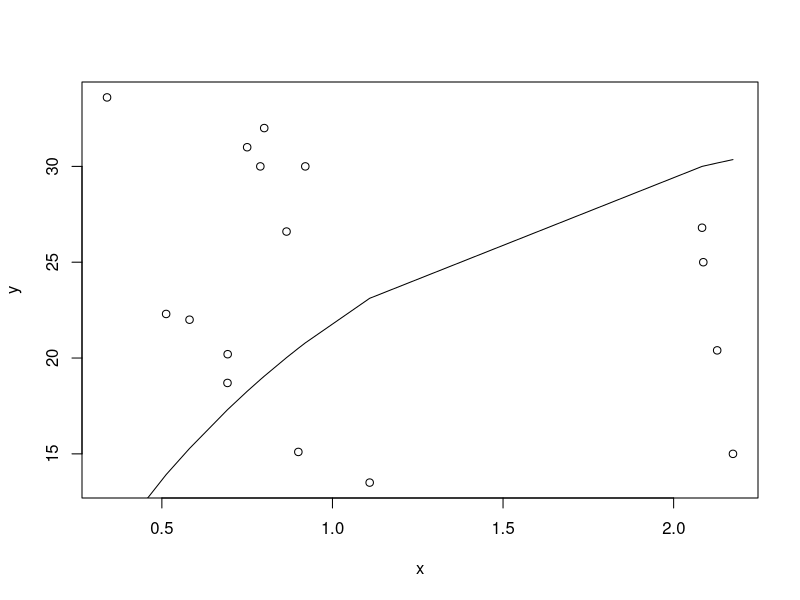

This chart was generated by the following R code:
# STARTING VALUES

# Exercise 1

mining_data <- read.csv("./MiningData.csv")

beta_function <- function(x,y){
  beta <- - log(1 / y/34) / x
  return(beta)
}

beta_0 <- beta_function(5,5)

model <- function(x, beta){
  y <- 34 * (1 - exp(-beta*x))
}

y <- mining_data$angle
x <- sort(mining_data$width / mining_data$depth)

y_curve <- sapply(x, model, beta = beta_0)

plot(x, y)
lines(x,y_curve)


# OBJECTIVE FUNCTION

# Exercise 2

RSS <- function(beta, data){
  y <- data$angle
  x <- sort(data$width / data$depth)
  s1 <- 1 - exp(-as.vector(beta)*x)
  s2 <- 34*s1
  R_theta <- sum((y-s2)^2)
  return(R_theta)
}


# GRADIENT AND SECOND DERIVATIVE

# Exercise 3
library(numDeriv)

gradient <- grad(RSS, beta_0, data = mining_data)

second_derivative <- hessian(RSS, beta_0, data = mining_data)



# THE NEWTON UPDATE

# Exercise 4

Newton <- function(start, f, data, epsilon, maxit){
  
  beta <- start
  
  convergence <- 2*epsilon
  
  counter <- 0
  
  while (convergence >= epsilon){
    gradient <- grad(f, beta, data = data)
    second_derivative <- hessian(f, beta, data = data)
    delta <- - gradient / second_derivative
    beta <- beta + delta
    convergence <- abs(delta)/abs(beta)
    counter <- counter + 1
    if (counter > maxit){
      break
    }
  }
  
  return(c(beta, counter))
  
}

Newton_output <- Newton(beta_0, RSS, mining_data, 1e-5, 1000)
Newton_beta <- Newton_output[1]
Newton_iterations <- Newton_output[2]


# USING OPTIMIZE()

# Exercise 5

optimize_output <- optimize(RSS, c(-100,100), data=mining_data)
optimize_value <- optimize_output$minimum
optimize_iterations <- optimize_output$objective


